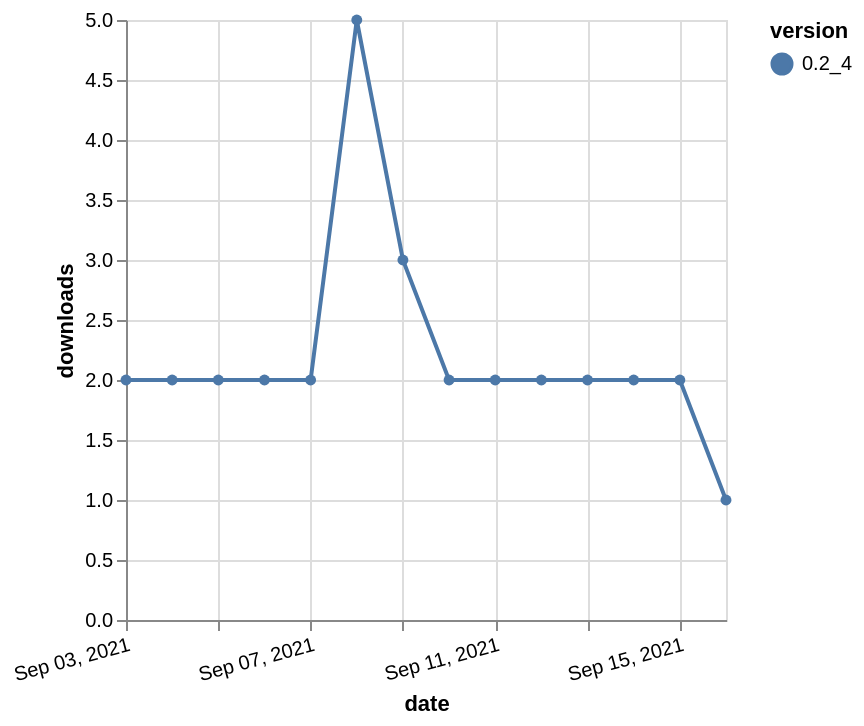

Write the Vega-Lite specification saved for this chart.
### Vega-Lite specification from a JSON file in a GitHub repository (floating-point values rounded to 4 significant figures)
{"$schema": "https://vega.github.io/schema/vega-lite/v5.json", "description": "A simple bar chart with embedded data.", "data": {"values": [{"date": "2021-09-03", "total": 3757, "delta": 2, "version": "0.2_4"}, {"date": "2021-09-04", "total": 3759, "delta": 2, "version": "0.2_4"}, {"date": "2021-09-05", "total": 3761, "delta": 2, "version": "0.2_4"}, {"date": "2021-09-06", "total": 3763, "delta": 2, "version": "0.2_4"}, {"date": "2021-09-07", "total": 3765, "delta": 2, "version": "0.2_4"}, {"date": "2021-09-08", "total": 3770, "delta": 5, "version": "0.2_4"}, {"date": "2021-09-09", "total": 3773, "delta": 3, "version": "0.2_4"}, {"date": "2021-09-10", "total": 3775, "delta": 2, "version": "0.2_4"}, {"date": "2021-09-11", "total": 3777, "delta": 2, "version": "0.2_4"}, {"date": "2021-09-12", "total": 3779, "delta": 2, "version": "0.2_4"}, {"date": "2021-09-13", "total": 3781, "delta": 2, "version": "0.2_4"}, {"date": "2021-09-14", "total": 3783, "delta": 2, "version": "0.2_4"}, {"date": "2021-09-15", "total": 3785, "delta": 2, "version": "0.2_4"}, {"date": "2021-09-16", "total": 3786, "delta": 1, "version": "0.2_4"}]}, "width": "container", "mark": {"type": "line", "point": {"filled": true}}, "encoding": {"x": {"field": "date", "type": "temporal", "timeUnit": "yearmonthdate", "title": "date", "axis": {"labelAngle": -15}}, "y": {"field": "delta", "type": "quantitative", "title": "downloads"}, "color": {"field": "version", "type": "nominal"}, "tooltip": {"field": "delta"}}}
